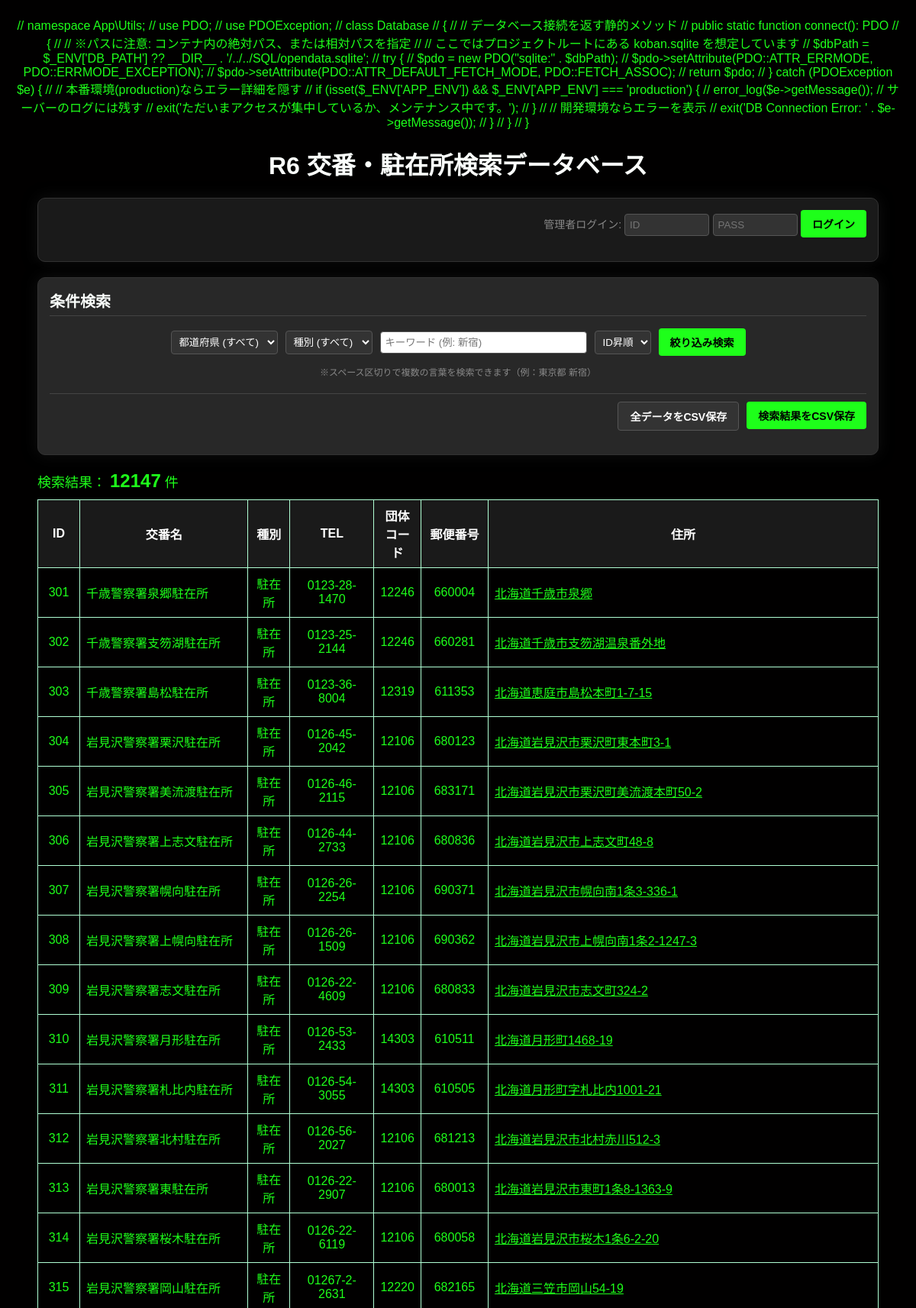
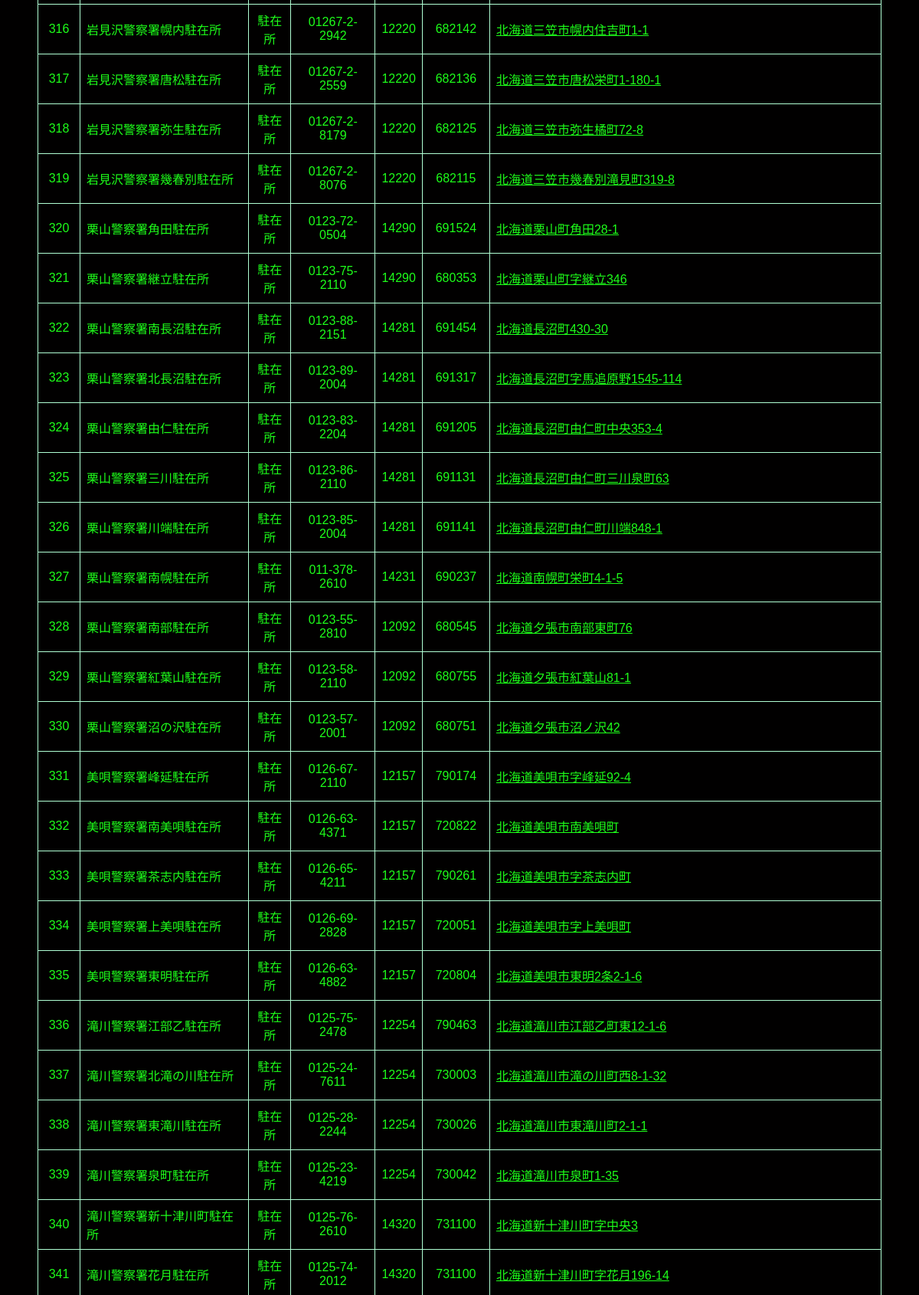
The app's page /?&page=4 (upper part) with its own data (2 pictures, top to bottom).
### tables this page shows
CREATE TABLE koban(
id integer primary key,
pref varchar(10),
pref_police varchar(50),
koban_name varchar(50),
koban_name_kana varchar(50),
type varchar(10),
koban_name_append varchar(50),
koban_fullname varchar(50),
phone_number varchar(20),
postal_code integer,
addr1 varchar(50),
addr2 varchar(50),
group_code integer,
addr3 varchar(50),
addr4 varchar(50));

### src/Controllers/KobanController.php (called while the page is built, shortened)
<?php
class KobanController
{
    public function index()
    {
        $kobanModel = new Koban();
        $message = $_SESSION['message'] ?? '';
        $limit = 100;
        $page = max(1, (int)($_GET['page'] ?? 1));
        $offset = ($page - 1) * $limit;
        $data = $kobanModel->search($_GET, $limit, $offset, $_GET['sort'] ?? 'id_asc');
        $total_count = $kobanModel->count($_GET);
        $total_pages = ceil($total_count / $limit);
        return View::render('home', [
            'all_data'    => $data,
            'total_count' => $total_count,
            'page'        => $page,
            'total_pages' => $total_pages,
            'message'     => $message ?? '',
            'pref_list'   => ["北海道", "青森県", "岩手県", "宮城県", "秋田県", "山形県", "福島県", "茨城県", "栃木県", "群馬県", "埼玉県", "千葉県", "東京都", "神奈川県", "新潟県", "富山県", "石川県", "福井県", "山梨県", "長野県", "岐阜県", "静岡県", "愛知県", "三重県", "滋賀県", "京都府", "大阪府", "兵庫県", "奈良県", "和歌山県", "鳥取県", "島根県", "岡山県", "広島県", "山口県", "徳島県", "香川県", "愛媛県", "高知県", "福岡県", "佐賀県", "長崎県", "熊本県", "大分県", "宮崎県", "鹿児島県", "沖縄県"]
        ]);
    }
}

### src/Utils/functions.php (called while the page is built, shortened)
<?php
function h($str)
{
    return htmlspecialchars($str ?? '', ENT_QUOTES, 'UTF-8');
}
function buildSearchQuery($getParams)
{
    $where_clauses = [];
    $params = [];
    $log_parts = [];
    $keyword = $getParams['keyword'] ?? '';
    $type = $getParams['search_type'] ?? '';
    $pref = $getParams['search_pref'] ?? '';
    $where_sql = !empty($where_clauses) ? "WHERE " . implode(' AND ', $where_clauses) : "";
    return [
        'sql' => $where_sql,
        'params' => $params,
        'log_detail' => empty($log_parts) ? "全データ" : implode(' ', $log_parts)
    ];
}

### src/Models/Koban.php (called while the page is built, shortened)
<?php
class Koban
{
    public function search($params, $limit, $offset, $sort)
    {
        $db = Database::connect();
        $searchData = buildSearchQuery($params);
        $sql = "SELECT * FROM koban " . $searchData['sql'];
        $sort_sql = match ($sort) {
            'id_desc' => "ORDER BY id DESC",
            'name_asc' => "ORDER BY koban_fullname ASC",
            default => "ORDER BY id ASC"
        };
        $sql .= " $sort_sql LIMIT $limit OFFSET $offset";
        $stmt = $db->prepare($sql);
        $stmt->execute($searchData['params']);
        return $stmt->fetchAll(PDO::FETCH_ASSOC);
    }
    public function count($params)
    {
        $db = Database::connect();
        $searchData = buildSearchQuery($params);
        $stmt = $db->prepare("SELECT COUNT(*) FROM koban " . $searchData['sql']);
        $stmt->execute($searchData['params']);
        return $stmt->fetchColumn();
    }
}

### views/home.php (the view, shortened to what this page needs)
<?php
require __DIR__ . '/layouts/header.php';
?>
<div class="container">
    <div class="box">
        <?php if (!isset($_SESSION['logged_in'])): ?>
            <form method="post" action="/auth/login" style="text-align: right;">
                <span style="color: #888; font-size: 14px;">管理者ログイン: </span>
                <input type="text" name="login_id" placeholder="ID" size="10">
                <input type="password" name="login_pass" placeholder="PASS" size="10">
                <input type="submit" value="ログイン" class="btn-primary">
            </form>
        <?php endif; ?>
    </div>
    <div class="box" style="background-color: #282828;">
        <h2 style="margin-top: 0; border-bottom: 1px solid #444; padding-bottom: 5px; font-size: 20px;">条件検索</h2>
        <form action="" method="get">
            <div class="flex-row" style="justify-content: center;">
                <select name="search_pref">
                    <option value="">都道府県 (すべて)</option>
                </select>
                <select name="search_type">
                    <option value="">種別 (すべて)</option>
                </select>
                <input type="text" name="keyword" placeholder="キーワード (例: 新宿)" value="<?php echo h($_GET['keyword'] ?? ''); ?>" style="background: #fff; color: #000;" size="30">
                <select name="sort">
                    <option value="id_asc">ID昇順</option>
                </select>
                <input type="submit" value="絞り込み検索" class="btn-primary">
            </div>
            <p style="font-size: 12px; color: #888; text-align: center; margin-bottom: 0;">※スペース区切りで複数の言葉を検索できます（例：東京都 新宿）</p>
        </form>
        <div style="margin-top: 20px; text-align: right; border-top: 1px solid #444; padding-top: 10px; display: flex; justify-content: flex-end; gap: 10px;">
            <form action="/koban/export" method="get">
                <button type="submit" class="btn-secondary">全データをCSV保存</button>
            </form>
            <form action="/koban/export" method="get">
                <button type="submit" class="btn-primary" style="color: #000;">検索結果をCSV保存</button>
            </form>
        </div>
    </div>
    <div style="text-align: left; margin-bottom: 5px; font-size: 18px;">
        <?php if ($total_count > 0): ?>
            検索結果： <span style="font-weight: bold; font-size: 24px; color: #1eff1a;"><?php echo $total_count; ?></span> 件
        <?php else: ?>
            <span style="color: #ff4444;">条件に一致するデータは見つかりませんでした。</span>
        <?php endif; ?>
    </div>
    <table>
        <tr style="background-color: #4a4a4a;">
            <th width="5%">ID</th>
            <th width="20%">交番名</th>
            <th width="5%">種別</th>
            <th width="10%">TEL</th>
            <th width="5%">団体コード</th>
            <th width="8%">郵便番号</th>
            <th>住所</th>
        </tr>
        <?php foreach ($all_data as $row): ?>
            <tr>
                <td style="text-align: center;"><?php echo h($row['id']); ?></td>
                <td><?php echo h($row['koban_fullname']); ?></td>
                <td style="text-align: center;"><?php echo h($row['type']); ?></td>
                <td style="text-align: center;"><?php echo h($row['phone_number']); ?></td>
                <td style="text-align: center;"><?php echo h($row['group_code']); ?></td>
                <td style="text-align: center;"><?php echo h($row['postal_code']); ?></td>
                <td>
                    <a href="https://www.google.com/maps/search/?api=1&query=<?php echo urlencode($row['pref'] . $row['addr3']); ?>"
                        target="_blank"
                        style="color: #1eff1a; text-decoration: underline;"
                        title="Googleマップで見る">
                        <?php echo h($row['pref'] . $row['addr3']); ?>
                    </a>
                </td>
            </tr>
        <?php endforeach; ?>
    </table>
</div>
</body>
</html>

### public/css/style.css (style rules this page uses)
body { background-color: #010000; color: #1eff1a; font-family: sans-serif; text-align: center; margin: 0; padding: 20px; display: flex; flex-direction: column; align-items: center; }
h1, h2, h3 { color: #fbfffc; }
.container { width: 95%; max-width: 1400px; margin: 0 auto; }
.box { background-color: #1a1a1a; padding: 15px; margin-bottom: 20px; border-radius: 10px; border: 1px solid #333; box-shadow: 0px 0px 20px rgba(40, 40, 40, 0.4); text-align: left; }
input[type=text], input[type=password], input[type=tel], input[type=date], select { background: #333; color: #fff; border: 1px solid #555; padding: 6px; border-radius: 4px; }
input[type=submit], button, .btn { cursor: pointer; font-weight: bold; border: none; padding: 8px 15px; border-radius: 4px; text-decoration: none; display: inline-block; font-size: 14px; }
.btn-primary { background-color: #1eff1a; color: #000; }
.btn-secondary { background-color: #333; color: #fff; border: 1px solid #555; }
a { color: #888; text-decoration: none; }
table { width: 100%; border-collapse: collapse; border: 1px solid #b0ffd4; margin-top: 10px; }
th { background-color: #1a1a1aff; color: #fff; padding: 8px; border: 1px solid #b0ffd4; text-align: center; }
td { border: 1px solid #b0ffd4; padding: 8px; color: #1eff1a; background-color: #010000; }
.flex-row { display: flex; gap: 10px; align-items: center; flex-wrap: wrap; }

### records on screen
koban: id "301", koban_fullname "千歳警察署泉郷駐在所", type "駐在所", phone_number "0123-28-1470", group_code "12246", postal_code "660004", pref+addr3 "北海道千歳市泉郷"
koban: id "302", koban_fullname "千歳警察署支笏湖駐在所", type "駐在所", phone_number "0123-25-2144", group_code "12246", postal_code "660281", pref+addr3 "北海道千歳市支笏湖温泉番外地"
koban: id "303", koban_fullname "千歳警察署島松駐在所", type "駐在所", phone_number "0123-36-8004", group_code "12319", postal_code "611353", pref+addr3 "北海道恵庭市島松本町1-7-15"
koban: id "304", koban_fullname "岩見沢警察署栗沢駐在所", type "駐在所", phone_number "0126-45-2042", group_code "12106", postal_code "680123", pref+addr3 "北海道岩見沢市栗沢町東本町3-1"
koban: id "305", koban_fullname "岩見沢警察署美流渡駐在所", type "駐在所", phone_number "0126-46-2115", group_code "12106", postal_code "683171", pref+addr3 "北海道岩見沢市栗沢町美流渡本町50-2"
koban: id "306", koban_fullname "岩見沢警察署上志文駐在所", type "駐在所", phone_number "0126-44-2733", group_code "12106", postal_code "680836", pref+addr3 "北海道岩見沢市上志文町48-8"
koban: id "307", koban_fullname "岩見沢警察署幌向駐在所", type "駐在所", phone_number "0126-26-2254", group_code "12106", postal_code "690371", pref+addr3 "北海道岩見沢市幌向南1条3-336-1"
koban: id "308", koban_fullname "岩見沢警察署上幌向駐在所", type "駐在所", phone_number "0126-26-1509", group_code "12106", postal_code "690362", pref+addr3 "北海道岩見沢市上幌向南1条2-1247-3"
koban: id "309", koban_fullname "岩見沢警察署志文駐在所", type "駐在所", phone_number "0126-22-4609", group_code "12106", postal_code "680833", pref+addr3 "北海道岩見沢市志文町324-2"
koban: id "310", koban_fullname "岩見沢警察署月形駐在所", type "駐在所", phone_number "0126-53-2433", group_code "14303", postal_code "610511", pref+addr3 "北海道月形町1468-19"
koban: id "311", koban_fullname "岩見沢警察署札比内駐在所", type "駐在所", phone_number "0126-54-3055", group_code "14303", postal_code "610505", pref+addr3 "北海道月形町字札比内1001-21"
koban: id "312", koban_fullname "岩見沢警察署北村駐在所", type "駐在所", phone_number "0126-56-2027", group_code "12106", postal_code "681213", pref+addr3 "北海道岩見沢市北村赤川512-3"
koban: id "313", koban_fullname "岩見沢警察署東駐在所", type "駐在所", phone_number "0126-22-2907", group_code "12106", postal_code "680013", pref+addr3 "北海道岩見沢市東町1条8-1363-9"
koban: id "314", koban_fullname "岩見沢警察署桜木駐在所", type "駐在所", phone_number "0126-22-6119", group_code "12106", postal_code "680058", pref+addr3 "北海道岩見沢市桜木1条6-2-20"
koban: id "315", koban_fullname "岩見沢警察署岡山駐在所", type "駐在所", phone_number "01267-2-2631", group_code "12220", postal_code "682165", pref+addr3 "北海道三笠市岡山54-19"
koban: id "316", koban_fullname "岩見沢警察署幌内駐在所", type "駐在所", phone_number "01267-2-2942", group_code "12220", postal_code "682142", pref+addr3 "北海道三笠市幌内住吉町1-1"
koban: id "317", koban_fullname "岩見沢警察署唐松駐在所", type "駐在所", phone_number "01267-2-2559", group_code "12220", postal_code "682136", pref+addr3 "北海道三笠市唐松栄町1-180-1"
koban: id "318", koban_fullname "岩見沢警察署弥生駐在所", type "駐在所", phone_number "01267-2-8179", group_code "12220", postal_code "682125", pref+addr3 "北海道三笠市弥生橘町72-8"
koban: id "319", koban_fullname "岩見沢警察署幾春別駐在所", type "駐在所", phone_number "01267-2-8076", group_code "12220", postal_code "682115", pref+addr3 "北海道三笠市幾春別滝見町319-8"
koban: id "320", koban_fullname "栗山警察署角田駐在所", type "駐在所", phone_number "0123-72-0504", group_code "14290", postal_code "691524", pref+addr3 "北海道栗山町角田28-1"
koban: id "321", koban_fullname "栗山警察署継立駐在所", type "駐在所", phone_number "0123-75-2110", group_code "14290", postal_code "680353", pref+addr3 "北海道栗山町字継立346"
koban: id "322", koban_fullname "栗山警察署南長沼駐在所", type "駐在所", phone_number "0123-88-2151", group_code "14281", postal_code "691454", pref+addr3 "北海道長沼町430-30"
koban: id "323", koban_fullname "栗山警察署北長沼駐在所", type "駐在所", phone_number "0123-89-2004", group_code "14281", postal_code "691317", pref+addr3 "北海道長沼町字馬追原野1545-114"
koban: id "324", koban_fullname "栗山警察署由仁駐在所", type "駐在所", phone_number "0123-83-2204", group_code "14281", postal_code "691205", pref+addr3 "北海道長沼町由仁町中央353-4"
koban: id "325", koban_fullname "栗山警察署三川駐在所", type "駐在所", phone_number "0123-86-2110", group_code "14281", postal_code "691131", pref+addr3 "北海道長沼町由仁町三川泉町63"
koban: id "326", koban_fullname "栗山警察署川端駐在所", type "駐在所", phone_number "0123-85-2004", group_code "14281", postal_code "691141", pref+addr3 "北海道長沼町由仁町川端848-1"
koban: id "327", koban_fullname "栗山警察署南幌駐在所", type "駐在所", phone_number "011-378-2610", group_code "14231", postal_code "690237", pref+addr3 "北海道南幌町栄町4-1-5"
koban: id "328", koban_fullname "栗山警察署南部駐在所", type "駐在所", phone_number "0123-55-2810", group_code "12092", postal_code "680545", pref+addr3 "北海道夕張市南部東町76"
koban: id "329", koban_fullname "栗山警察署紅葉山駐在所", type "駐在所", phone_number "0123-58-2110", group_code "12092", postal_code "680755", pref+addr3 "北海道夕張市紅葉山81-1"
koban: id "330", koban_fullname "栗山警察署沼の沢駐在所", type "駐在所", phone_number "0123-57-2001", group_code "12092", postal_code "680751", pref+addr3 "北海道夕張市沼ノ沢42"
koban: id "331", koban_fullname "美唄警察署峰延駐在所", type "駐在所", phone_number "0126-67-2110", group_code "12157", postal_code "790174", pref+addr3 "北海道美唄市字峰延92-4"
koban: id "332", koban_fullname "美唄警察署南美唄駐在所", type "駐在所", phone_number "0126-63-4371", group_code "12157", postal_code "720822", pref+addr3 "北海道美唄市南美唄町"
koban: id "333", koban_fullname "美唄警察署茶志内駐在所", type "駐在所", phone_number "0126-65-4211", group_code "12157", postal_code "790261", pref+addr3 "北海道美唄市字茶志内町"
koban: id "334", koban_fullname "美唄警察署上美唄駐在所", type "駐在所", phone_number "0126-69-2828", group_code "12157", postal_code "720051", pref+addr3 "北海道美唄市字上美唄町"
koban: id "335", koban_fullname "美唄警察署東明駐在所", type "駐在所", phone_number "0126-63-4882", group_code "12157", postal_code "720804", pref+addr3 "北海道美唄市東明2条2-1-6"
koban: id "336", koban_fullname "滝川警察署江部乙駐在所", type "駐在所", phone_number "0125-75-2478", group_code "12254", postal_code "790463", pref+addr3 "北海道滝川市江部乙町東12-1-6"
koban: id "337", koban_fullname "滝川警察署北滝の川駐在所", type "駐在所", phone_number "0125-24-7611", group_code "12254", postal_code "730003", pref+addr3 "北海道滝川市滝の川町西8-1-32"
koban: id "338", koban_fullname "滝川警察署東滝川駐在所", type "駐在所", phone_number "0125-28-2244", group_code "12254", postal_code "730026", pref+addr3 "北海道滝川市東滝川町2-1-1"
koban: id "339", koban_fullname "滝川警察署泉町駐在所", type "駐在所", phone_number "0125-23-4219", group_code "12254", postal_code "730042", pref+addr3 "北海道滝川市泉町1-35"
koban: id "340", koban_fullname "滝川警察署新十津川町駐在所", type "駐在所", phone_number "0125-76-2610", group_code "14320", postal_code "731100", pref+addr3 "北海道新十津川町字中央3"
koban: id "341", koban_fullname "滝川警察署花月駐在所", type "駐在所", phone_number "0125-74-2012", group_code "14320", postal_code "731100", pref+addr3 "北海道新十津川町字花月196-14"

### other values on screen
$page_title "R6 交番・駐在所検索データベース"
$total_count "12147"
